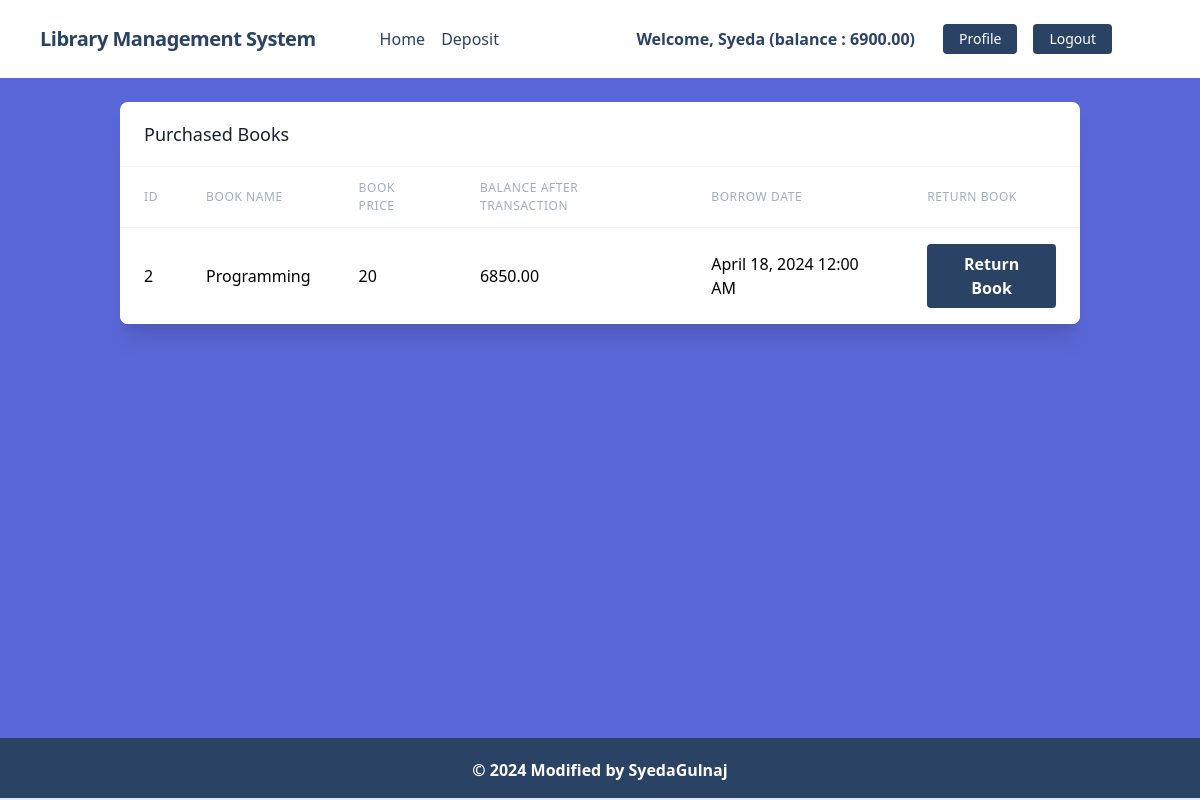
/accounts/profile/ (signed in), run on the app's committed database.
### accounts/models.py (models this page shows, shortened)
class UserAccount(models.Model):
    user = models.OneToOneField(User, related_name='account', on_delete=models.CASCADE)
    borrowed_books = models.ManyToManyField(Books, blank=True )
    account_no = models.IntegerField(unique=True)
    account_type = models.CharField(max_length=100, choices=ACCOUNT_TYPE)
    birth_date = models.DateField(null = True, blank=True)
    gender = models.CharField(max_length=50, choices = GENDER_TYPE)
    balance = models.DecimalField(default=0, max_digits=12, decimal_places= 2)

### transactions/models.py (models this page shows, shortened)
class BorrowBook(models.Model):
    user = models.ForeignKey(UserAccount, on_delete = models.CASCADE)
    book = models.ForeignKey(Books, on_delete = models.CASCADE)
    transactions = models.ForeignKey(Transaction, on_delete = models.CASCADE)

class Transaction(models.Model):
    account = models.ForeignKey(UserAccount, related_name = 'transactions', on_delete = models.CASCADE)
    amount = models.DecimalField(decimal_places=2, max_digits = 12)
    balance_after_transaction = models.DecimalField(decimal_places=2, max_digits = 12)
    timestamp = models.DateTimeField(auto_now_add=True)
    transaction_type = models.IntegerField(choices=TRANSACTION_TYPE, null = True)
    class Meta:
        ordering = ['timestamp']

### books/models.py (models this page shows, shortened)
class Books(models.Model):
    category = models.ManyToManyField(Category)
    title = models.CharField(max_length=100)
    description = models.TextField()
    borrow_date = models.DateTimeField(auto_now_add = True)
    image = models.ImageField(upload_to='uploads/', blank = True, null = True)
    book_price = models.IntegerField()

### accounts/views.py (the view)
# urls.py: path('profile/', views.borrowed_books, name= 'profile'),
@login_required
def borrowed_books( request):
    books = BorrowBook.objects.filter(user = request.user.account)
    return render(request, 'accounts/profile.html',  {'books': books})

### accounts/templates/accounts/profile.html (shortened to what this page needs)
{% extends "base.html" %} {% load static %}
{% block body %}
<div class="py-6">
  <div class="max-w-7xl mx-auto sm:px-6 lg:px-8">
    <div class="bg-white overflow-hidden shadow-xl sm:rounded-lg">
      <div class="px-4 py-5 sm:px-6">
        <h3 class="text-lg font-medium leading-6 text-gray-900">
          Purchased Books
        </h3>
      </div>
      <div class="border-t border-gray-200">
        <table class="min-w-full divide-y divide-gray-200">
          {% if books|length > 0 %}
          <thead class="bg-gray-50">
            <tr>
              <th
                scope="col"
                class="px-6 py-3 text-left text-xs font-medium text-gray-500 uppercase tracking-wider"
              >
                ID
              </th>
              <th
                scope="col"
                class="px-6 py-3 text-left text-xs font-medium text-gray-500 uppercase tracking-wider"
              >
                Book Name
              </th>
              <th
                scope="col"
                class="px-6 py-3 text-left text-xs font-medium text-gray-500 uppercase tracking-wider"
              >
                Book Price
              </th>
              <th
                scope="col"
                class="px-6 py-3 text-left text-xs font-medium text-gray-500 uppercase tracking-wider"
              >
                Balance After Transaction
              </th>
              <th
                scope="col"
                class="px-6 py-3 text-left text-xs font-medium text-gray-500 uppercase tracking-wider"
              >
                Borrow Date
              </th>
              <th
                scope="col"
                class="px-6 py-3 text-left text-xs font-medium text-gray-500 uppercase tracking-wider"
              >
                Return Book
              </th>
            </tr>
          </thead>
          {% endif %}
          <tbody class="bg-white divide-y divide-gray-200">
            {% for book in books %}
            <tr>
              <td class="px-6 py-4 whitespace-nowrap">{{ book.book.id }}</td>
              <td class="px-6 py-4 whitespace-nowrap"> <a href="{% url "book_details" book.book.id %}">{{ book.book.title }} </a> </td>
              <td class="px-6 py-4 whitespace-nowrap">
                {{ book.book.book_price }}
              </td>
              <td class="px-6 py-4 whitespace-nowrap">
                {{ book.transactions.balance_after_transaction }}
              </td>
              <td class="px-6 py-4 whitespace-nowrap">
                {{ book.book.borrow_date|date:"F d, Y h:i A" }}
              </td>
              <td class="px-6 py-4 whitespace-nowrap">
                <form action="{% url "return_book" book.id %}" method="post">
                  <button
                    type="submit"
                    class="bg-blue-900 hover:bg-blue-700 text-white font-bold py-2 px-4 rounded focus:outline-none focus:shadow-outline"
                  >
                    Return Book
                  </button>
                </form>
              </td>
            </tr>
            {% endfor %}
          </tbody>
        </table>
      </div>
    </div>
  </div>
</div>
{% endblock %}

### core/templates/navbar.html (shortened to what this page needs)
<nav class="flex items-center justify-between flex-wrap bg-white p-6 px-10">
    <div class="flex items-center flex-shrink-0 text-white mr-6">
        <span class="font-semibold text-xl tracking-tight text-blue-900"><a href="/">Library Management System</a></span>
    </div>
    <div class="w-full block flex-grow lg:flex lg:items-center lg:w-auto px-10">
        <a href="{% url "homepage" %}" class="block mt-4 lg:inline-block lg:mt-0 text-blue-900 hover:text-red-900 hover:font-black mr-4">
            Home
        </a>
        {% if request.user.is_authenticated %}
            <div class="text-md lg:flex-grow">
                <a href="{% url "deposite" %}" class="block mt-4 lg:inline-block lg:mt-0 text-blue-900 hover:text-red-900 hover:font-black mr-4">
                    Deposit
                </a>
            </div>
            <div class="flex w-auto">
                <div class="text-blue-900 my-auto font-black px-5">Welcome, {{ request.user.first_name }} (balance : {{request.user.account.balance}}) </div>
                <a href="{% url "profile" %}" class="mx-2 inline-block font-medium text-sm px-4 py-2 leading-none bg-blue-900 rounded text-white border-white hover:border-transparent hover:text-dark hover:bg-red-700 mt-4 lg:mt-0">Profile</a>
                <a href="{% url "logout" %}" class="mx-2 inline-block font-medium text-sm px-4 py-2 leading-none bg-blue-900 rounded text-white border-white hover:border-transparent hover:text-dark hover:bg-red-700 mt-4 lg:mt-0">Logout</a>
            </div>
        {% endif %}
    </div>
</nav>

### data on the page
BorrowBook: book.id "2", book "Programming", book.book_price "20", transactions.balance_after_transaction "6850.00", book.borrow_date "April 18, 2024 12:00 AM"

### other printed values
{{ request.user.first_name }} "Syeda"
{{ request.user.account.balance }} "6900.00"
